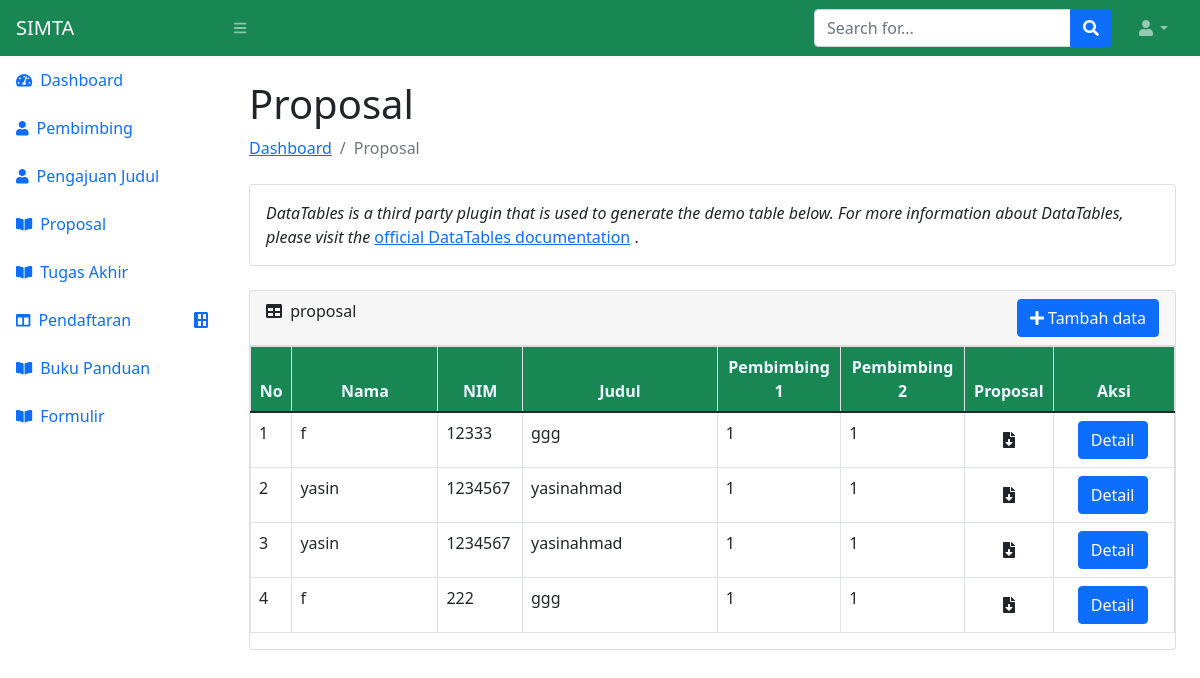
The page /mhs/proposal on the database its author committed.
### mahasiswa/models.py (models this page shows)
class proposal(models.Model):
    nama = models.CharField(max_length=50)
    nim = models.IntegerField()
    judul = models.CharField(max_length=200)
    pembimbing_1 = models.CharField(max_length=20)
    pembimbing_2 = models.CharField(max_length=20)

### mahasiswa/views.py (the view, shortened to what this page needs)
# urls.py: path('proposal', views.proposalViewMhs, name='proposal'),
def proposalViewMhs(request):
    data_proposal = models.proposal.objects.all()
    print(data_proposal)
    return render(request, 'mhs/proposal.html',{
    'proposal': data_proposal })

### mahasiswa/templates/mhs/proposal.html (shortened to what this page needs)
{% extends 'main-mhs.html' %}
{% block content %}
<main>
        <div class="container-fluid px-4">
            <h1 class="mt-4">Proposal</h1>
            <ol class="breadcrumb mb-4">
                <li class="breadcrumb-item"><a href="index.html">Dashboard</a></li>
                <li class="breadcrumb-item active">Proposal</li>
            </ol>
            <div class="card mb-4">
                <div class="card-body " >
                    <var>
                        DataTables is a third party plugin that is used to generate the demo table below. For more information about DataTables, please visit the
                    </var>
                    <a target="_blank" href="https://datatables.net/">official DataTables documentation</a>
                    .
                </div>
            </div>
            <div class="card mb-4 ">
                <div class="card-header d-flex justify-content-between card-header">
                    <div>
                        <i class="fas fa-table me-1"></i>
                        proposal
                    </div>
                     <div>
                         <div>
                             <a class="btn btn-primary" data-bs-toggle="modal" href="#exampleModalToggle" role="button"><span>
                                <i class="fa fa-plus" aria-hidden="true"></i>
                            </span><span>
                                Tambah data
                            </span></a>
                         </div>
                     </div>
                </div>
                <div class="table-responsive">
                    <table class="table table-bordered">
                        <thead style="background-color: #198754">
                            <tr>
                                <th style="width: 3%; text-align: center; color: aliceblue;">No</th>
                                <th style="width: 15%; text-align: center; color: aliceblue;">Nama</th>
                                <th style="width: 7%; text-align: center; color: aliceblue;">NIM</th>
                                <th style="width: 20%; text-align: center; color: aliceblue;">Judul</th>
                                <th style="width: 10%; text-align: center; color: aliceblue">Pembimbing 1</th>
                                <th style="width: 10%; text-align: center; color: aliceblue">Pembimbing 2</th>
                                <th style="width: 5%;text-align: center; color: aliceblue">Proposal</th>
                                <th style="width: 5%;text-align: center; color: aliceblue">Aksi</th>
                            </tr>
                        </thead>
                        <tbody>
                          {%for i in proposal%}
                            <tr>
                                <td>{{forloop.counter}}</td>
                                <td>{{i.nama}}</td>
                                <td>{{i.nim}}</td>
                                <td>{{i.judul}}</td>
                                <td>{{i.pembimbing_1}}</td>
                                <td>{{i.pembimbing_2}}</td>
                                <td class="text-center">
                                    <label class="btn btn-outline-transparant " for="btncheck1"><span ><i class="fas fa-file-download text-center"></i></label>
                                </td>
                                <td>
                                    <div class="d-flex justify-content-between ">
                                        <div class="mx-3" >
                                            <a class="btn btn-primary" data-bs-toggle="modal" href="#exampleModal" role="button"><span>
                                            Detail
                                            </span></a>
                                        </div>
                                    </div>
                                </td>
                              </tr>
                              {%endfor%}
                        </tbody>
                    </table>
    </main>
{% endblock %}

### rows shown on the page
proposal: nama "f", nim "12333", judul "ggg", pembimbing_1 "1", pembimbing_2 "1"
proposal: nama "yasin", nim "1234567", judul "yasinahmad", pembimbing_1 "1", pembimbing_2 "1"
proposal: nama "yasin", nim "1234567", judul "yasinahmad", pembimbing_1 "1", pembimbing_2 "1"
proposal: nama "f", nim "222", judul "ggg", pembimbing_1 "1", pembimbing_2 "1"
